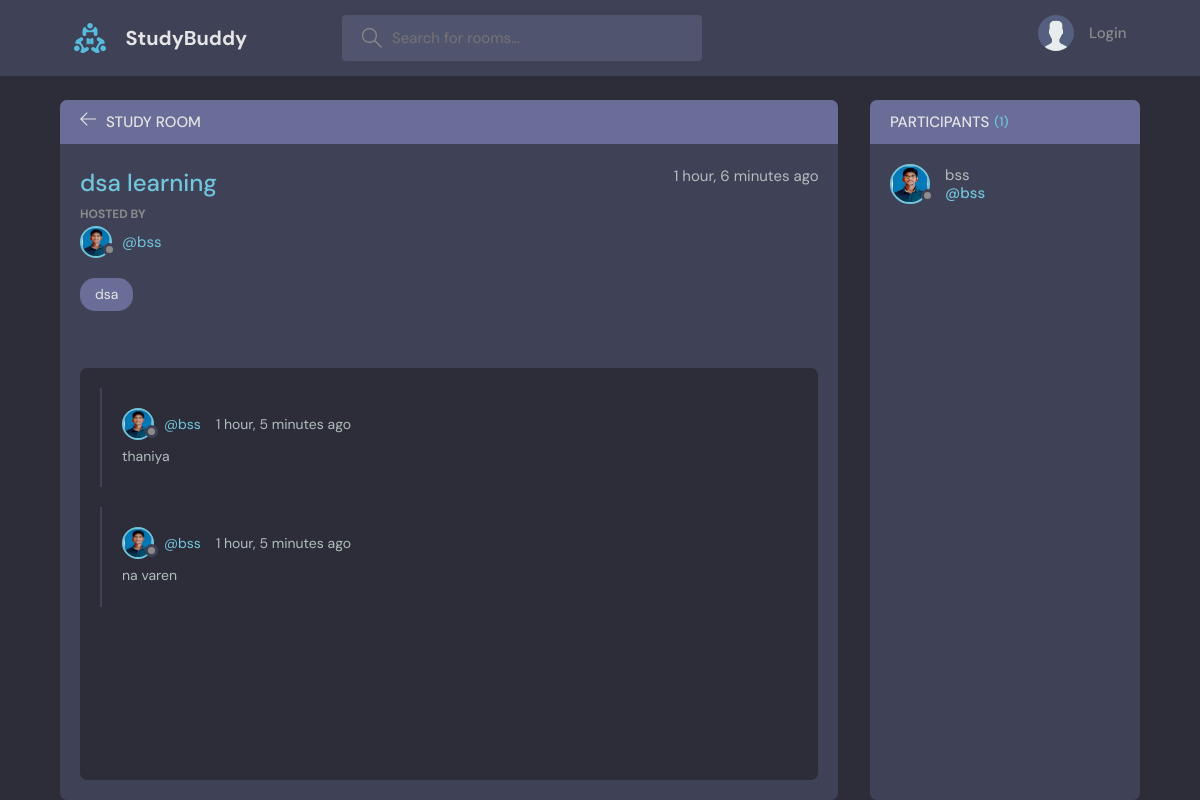
Page /room/2/ on the committed database.
### base/models.py (models this page shows, shortened)
class Room(models.Model):
    host = models.ForeignKey(User,on_delete=models.SET_NULL,null=True)
    topic = models.ForeignKey(Topic,on_delete=models.SET_NULL,null=True)
    name = models.CharField(max_length = 200)
    description = models.TextField(null=True,blank=True)
    participants = models.ManyToManyField(User,related_name='participants',blank=True)
    updated = models.DateTimeField(auto_now=True)
    created = models.DateTimeField(auto_now_add=True)
    class Meta:
        ordering = ['-updated','-created']

class User(AbstractUser):
    name = models.CharField(max_length=200, null=True)
    email = models.EmailField(unique=True, null=True)
    bio = models.TextField(null=True)
    avatar = models.ImageField(null=True, default="avatar.svg")
    USERNAME_FIELD = 'email'
    REQUIRED_FIELDS = []

class Topic(models.Model):
    name = models.CharField(max_length=200)
    def __str__(self):
        return self.name

class Message(models.Model):
    user = models.ForeignKey(User,on_delete=models.CASCADE)
    room = models.ForeignKey(Room,on_delete = models.CASCADE)
    body = models.TextField()
    updated = models.DateTimeField(auto_now=True)
    created = models.DateTimeField(auto_now_add=True)
    class Meta:
        ordering = ['-updated','-created']

### base/views.py (the view, shortened to what this page needs)
# urls.py: path("room/<str:pk>/",views.room,name="room"),
def room(request,pk):
    room = Room.objects.get(id=pk)
    room_messages = room.message_set.all()
    participants = room.participants.all()
    context = {'room':room,'room_messages':room_messages,
               'participants':participants}
    return render(request, "base/room.html",context)

### base/templates/base/room.html (shortened to what this page needs)
{% extends 'main.html' %}
{% block content %}
    <main class="profile-page layout layout--2">
      <div class="container">
        <div class="room">
          <div class="room__top">
            <div class="room__topLeft">
              <a href="{% url 'home' %}">
                <svg version="1.1" xmlns="http://www.w3.org/2000/svg" width="32" height="32" viewBox="0 0 32 32">
                  <title>arrow-left</title>
                  <path
                    d="M13.723 2.286l-13.723 13.714 13.719 13.714 1.616-1.611-10.96-10.96h27.625v-2.286h-27.625l10.965-10.965-1.616-1.607z"
                  ></path>
                </svg>
              </a>
              <h3>Study Room</h3>
            </div>
          </div>
          <div class="room__box scroll">
            <div class="room__header scroll">
              <div class="room__info">
                <h3>{{room.name}}</h3>
                <span>{{room.created|timesince}} ago</span>
              </div>
              <div class="room__hosted">
                <p>Hosted By</p>
                <a href="{% url 'user-profile' room.host.id %}" class="room__author">
                  <div class="avatar avatar--small">
                    <img src="{{room.host.avatar.url}}" />
                  </div>
                  <span>@{{room.host.username}}</span>
                </a>
              </div>
              <span class="room__topics">{{room.topic}}</span>
            </div>
            <div class="room__conversation">
              <div class="threads scroll">
                {% for message in room_messages %}
                <div class="thread">
                  <div class="thread__top">
                    <div class="thread__author">
                      <a href="{% url 'user-profile' message.user.id}" class="thread__authorInfo">
                        <div class="avatar avatar--small">
                          <img src="{{message.user.avatar.url}}" />
                        </div>
                        <span>@{{message.user.username}}</span>
                      </a>
                      <span class="thread__date">{{message.created|timesince}} ago</span>
                    </div>
                  </div>
                  <div class="thread__details">
                    {{message.body}}
                  </div>
                </div>
                {% endfor %}
              </div>
            </div>
          </div>
        </div>
        <div class="participants">
          <h3 class="participants__top">Participants <span>({{participants.count}})</span></h3>
          <div class="participants__list scroll">
            {% for user in participants %}
            <a href="{% url 'user-profile' user.id %}" class="participant">
              <div class="avatar avatar--medium">
                <img src="{{user.avatar.url}}" />
              </div>
              <p>
                {{user.username}}
                <span>@{{user.username}}</span>
              </p>
            </a>
            {% endfor %}
          </div>
        </div>
      </div>
    </main>
{% endblock content %}

### rows in the picture
Room: name "dsa learning", created "1 hour, 6 minutes", host.avatar (picture), host.username "bss", topic "dsa"
Message: user.avatar (picture), user.username "bss", created "1 hour, 5 minutes", body "thaniya"
Message: user.avatar (picture), user.username "bss", created "1 hour, 5 minutes", body "na varen"
User: avatar (picture), username "bss"

### other values in the picture
{{ participants.count }} "1"
